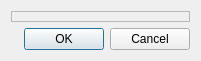
<?xml version="1.0" encoding="UTF-8"?>
<ui version="4.0">
 <class>MarkDialogForm</class>
 <widget class="QDialog" name="MarkDialogForm">
  <property name="geometry">
   <rect>
    <x>0</x>
    <y>0</y>
    <width>201</width>
    <height>61</height>
   </rect>
  </property>
  <property name="windowTitle">
   <string>Dialog</string>
  </property>
  <property name="modal">
   <bool>true</bool>
  </property>
  <layout class="QGridLayout" name="gridLayout_3">
   <item row="0" column="0">
    <layout class="QGridLayout" name="gridLayout_2">
     <item row="0" column="0">
      <widget class="QFrame" name="m_markWidgetFrame">
       <property name="frameShape">
        <enum>QFrame::StyledPanel</enum>
       </property>
       <property name="frameShadow">
        <enum>QFrame::Raised</enum>
       </property>
      </widget>
     </item>
     <item row="1" column="0">
      <layout class="QGridLayout" name="gridLayout">
       <item row="0" column="0">
        <spacer name="horizontalSpacer">
         <property name="orientation">
          <enum>Qt::Horizontal</enum>
         </property>
         <property name="sizeHint" stdset="0">
          <size>
           <width>40</width>
           <height>20</height>
          </size>
         </property>
        </spacer>
       </item>
       <item row="0" column="1">
        <widget class="QPushButton" name="m_okPushButton">
         <property name="text">
          <string>OK</string>
         </property>
        </widget>
       </item>
       <item row="0" column="2">
        <widget class="QPushButton" name="m_cancelPushButton">
         <property name="text">
          <string>Cancel</string>
         </property>
        </widget>
       </item>
      </layout>
     </item>
    </layout>
   </item>
  </layout>
 </widget>
 <resources/>
 <connections>
  <connection>
   <sender>m_okPushButton</sender>
   <signal>pressed()</signal>
   <receiver>MarkDialogForm</receiver>
   <slot>accept()</slot>
   <hints>
    <hint type="sourcelabel">
     <x>290</x>
     <y>375</y>
    </hint>
    <hint type="destinationlabel">
     <x>176</x>
     <y>160</y>
    </hint>
   </hints>
  </connection>
  <connection>
   <sender>m_cancelPushButton</sender>
   <signal>pressed()</signal>
   <receiver>MarkDialogForm</receiver>
   <slot>reject()</slot>
   <hints>
    <hint type="sourcelabel">
     <x>368</x>
     <y>374</y>
    </hint>
    <hint type="destinationlabel">
     <x>289</x>
     <y>184</y>
    </hint>
   </hints>
  </connection>
 </connections>
</ui>
